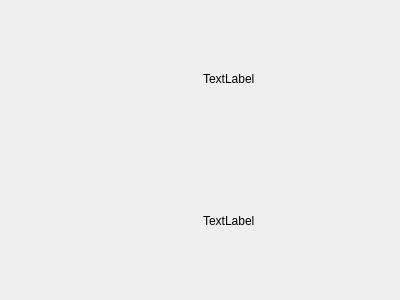
<?xml version="1.0" encoding="UTF-8"?>
<ui version="4.0">
 <class>Dialog_prowadzacy</class>
 <widget class="QDialog" name="Dialog_prowadzacy">
  <property name="geometry">
   <rect>
    <x>0</x>
    <y>0</y>
    <width>400</width>
    <height>300</height>
   </rect>
  </property>
  <property name="windowTitle">
   <string>Dialog</string>
  </property>
  <layout class="QHBoxLayout" name="horizontalLayout">
   <item>
    <widget class="QLabel" name="label_zdjecie">
     <property name="sizePolicy">
      <sizepolicy hsizetype="Minimum" vsizetype="Maximum">
       <horstretch>0</horstretch>
       <verstretch>0</verstretch>
      </sizepolicy>
     </property>
     <property name="maximumSize">
      <size>
       <width>200</width>
       <height>200</height>
      </size>
     </property>
     <property name="focusPolicy">
      <enum>Qt::NoFocus</enum>
     </property>
     <property name="styleSheet">
      <string notr="true"/>
     </property>
     <property name="text">
      <string/>
     </property>
     <property name="pixmap">
      <pixmap resource="resources.qrc">:/icons/photo-man.jpg</pixmap>
     </property>
     <property name="scaledContents">
      <bool>true</bool>
     </property>
     <property name="alignment">
      <set>Qt::AlignCenter</set>
     </property>
    </widget>
   </item>
   <item>
    <layout class="QVBoxLayout" name="verticalLayout">
     <item>
      <widget class="QLabel" name="label_imie">
       <property name="text">
        <string>TextLabel</string>
       </property>
      </widget>
     </item>
     <item>
      <widget class="QLabel" name="label_opis">
       <property name="text">
        <string>TextLabel</string>
       </property>
      </widget>
     </item>
    </layout>
   </item>
  </layout>
 </widget>
 <resources>
  <include location="resources.qrc"/>
 </resources>
 <connections/>
</ui>
